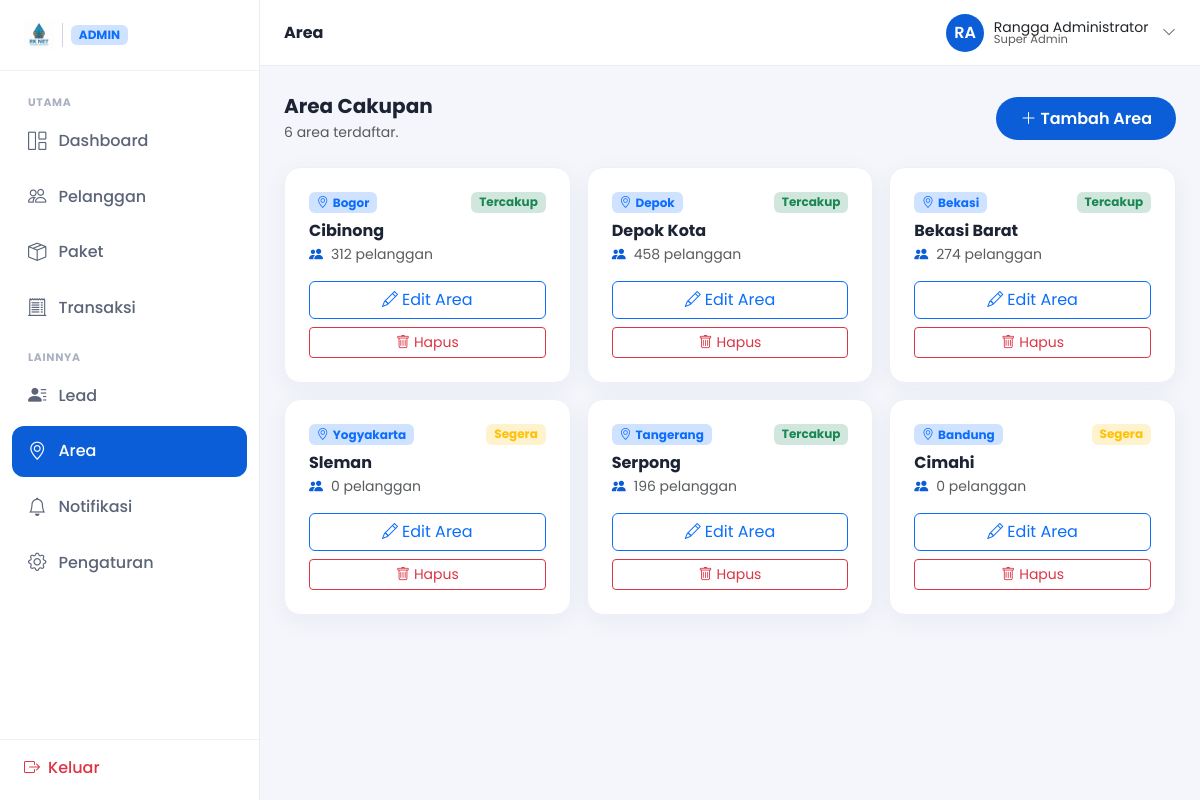
/admin/area.php (signed in), run on the app's committed database.
### tables this page shows
CREATE TABLE area (
    id               INT AUTO_INCREMENT PRIMARY KEY,
    nama             VARCHAR(100) NOT NULL,
    kota             VARCHAR(100) NOT NULL,
    status           VARCHAR(20)  NOT NULL DEFAULT 'tercakup',
    jumlah_pelanggan INT          NOT NULL DEFAULT 0
);

### auth.php (called while the page is built, shortened)
<?php
function idAdminSaatIni(): ?int
{
    return isset($_SESSION['admin_id']) ? (int) $_SESSION['admin_id'] : null;
}

### db.php (called while the page is built, shortened)
<?php
function db(): mysqli
{
    static $db = null;
    if ($db !== null) return $db;
    try {
        $db = new mysqli(DB_HOST, DB_USER, DB_PASS, DB_NAME, DB_PORT);
        $db->set_charset('utf8mb4');
    } catch (mysqli_sql_exception $e) {
        pesanErrorDb('Koneksi database gagal.',
            'Pastikan MySQL berjalan di port ' . DB_PORT . ' dan database <code>' . DB_NAME . '</code> sudah dibuat.');
    }
    return $db;
}
function stmtSiap(string $sql, array $params): mysqli_stmt
{
    $stmt = db()->prepare($sql);
    if ($params) {
        $tipe = '';
        foreach ($params as $p) {
            $tipe .= is_int($p) ? 'i' : (is_float($p) ? 'd' : 's');
        }
        $ref = [$tipe];
        foreach ($params as $i => $v) {
            $ref[] = &$params[$i];
        }
        call_user_func_array([$stmt, 'bind_param'], $ref);
    }
    $stmt->execute();
    return $stmt;
}
function kueri(string $sql, array $params = []): array
{
    return stmtSiap($sql, $params)->get_result()->fetch_all(MYSQLI_ASSOC);
}
function kueriSatu(string $sql, array $params = []): ?array
{
    $baris = stmtSiap($sql, $params)->get_result()->fetch_assoc();
    return $baris ?: null;
}

### admin-config.php (called while the page is built, shortened)
<?php
require_once __DIR__ . '/helpers.php';
require_once __DIR__ . '/db.php';
require_once __DIR__ . '/auth.php';
$admin = kueriSatu("SELECT nama, email, peran FROM admin WHERE id = ?", [idAdminSaatIni()]);
$daftarArea = kueri(
    "SELECT id, nama, kota, status, jumlah_pelanggan AS jumlahPelanggan FROM area ORDER BY id"
);

### helpers.php (called while the page is built, shortened)
<?php
if (!function_exists('badgeStatus')) {
    function badgeStatus(string $status): array
    {
        return match ($status) {
            'lunas'      => ['kelas' => 'bg-success-subtle text-success',     'label' => 'Telah Dibayar'],
            'menunggu'   => ['kelas' => 'bg-warning-subtle text-warning',     'label' => 'Menunggu Pembayaran'],
            'aktif'      => ['kelas' => 'bg-success-subtle text-success',     'label' => 'Aktif'],
            'nonaktif'   => ['kelas' => 'bg-secondary-subtle text-secondary', 'label' => 'Nonaktif'],
            'baru'       => ['kelas' => 'bg-info-subtle text-info',           'label' => 'Baru'],
            'dihubungi'  => ['kelas' => 'bg-primary-subtle text-primary',     'label' => 'Dihubungi'],
            'terjadwal'  => ['kelas' => 'bg-warning-subtle text-warning',     'label' => 'Terjadwal'],
            'selesai'    => ['kelas' => 'bg-success-subtle text-success',     'label' => 'Selesai'],
            'batal'      => ['kelas' => 'bg-secondary-subtle text-secondary', 'label' => 'Batal'],
            'tercakup'   => ['kelas' => 'bg-success-subtle text-success',     'label' => 'Tercakup'],
            'segera'     => ['kelas' => 'bg-warning-subtle text-warning',     'label' => 'Segera'],
            'terkirim'   => ['kelas' => 'bg-success-subtle text-success',     'label' => 'Terkirim'],
            'draft'      => ['kelas' => 'bg-secondary-subtle text-secondary', 'label' => 'Draft'],
            default      => ['kelas' => 'bg-secondary-subtle text-secondary', 'label' => ucfirst($status)],
        };
    }
}

### admin/area.php (the view, shortened to what this page needs)
<?php
require __DIR__ . '/../admin-config.php';
$judulHalaman = 'Area';
$menuAktif = 'area';
?>
<!DOCTYPE html>
<html lang="id">
<?php include __DIR__ . '/partials/shell-head.php'; ?>
<?php include __DIR__ . '/partials/shell-open.php'; ?>
  <div class="d-flex flex-wrap gap-2 align-items-center justify-content-between mb-4">
    <div>
      <h5 class="fw-700 mb-1">Area Cakupan</h5>
      <p class="text-muted small mb-0"><?= count($daftarArea) ?> area terdaftar.</p>
    </div>
    <button class="btn btn-rk" type="button" data-bs-toggle="modal" data-bs-target="#modalEditArea"
      data-mode="tambah"><i class="bi bi-plus-lg me-1"></i>Tambah Area</button>
  </div>
  <div class="row g-3">
    <?php foreach ($daftarArea as $a): $b = badgeStatus($a['status']); ?>
    <div class="col-md-6 col-xl-4">
      <div class="kartu kartu-pad h-100">
        <div class="d-flex justify-content-between align-items-start mb-2">
          <span class="badge bg-primary-subtle text-primary"><i class="bi bi-geo-alt me-1"></i><?= htmlspecialchars($a['kota']) ?></span>
          <span class="badge <?= $b['kelas'] ?>"><?= $b['label'] ?></span>
        </div>
        <h6 class="fw-700 mb-1"><?= htmlspecialchars($a['nama']) ?></h6>
        <div class="d-flex align-items-center gap-2 text-muted small mb-3">
          <i class="bi bi-people-fill text-rk"></i> <?= number_format($a['jumlahPelanggan'], 0, ',', '.') ?> pelanggan
        </div>
        <button type="button" class="btn btn-outline-primary w-100 btn-edit-area"
          data-mode="edit"
          data-id="<?= $a['id'] ?>"
          data-nama="<?= htmlspecialchars($a['nama']) ?>"
          data-kota="<?= htmlspecialchars($a['kota']) ?>"
          data-status="<?= htmlspecialchars($a['status']) ?>"
          data-bs-toggle="modal" data-bs-target="#modalEditArea">
          <i class="bi bi-pencil me-1"></i>Edit Area
        </button>
        <form method="post" action="aksi-area.php" class="mt-2" onsubmit="return confirm('Hapus area ini?')">
          <button type="submit" class="btn btn-outline-danger btn-sm w-100"><i class="bi bi-trash me-1"></i>Hapus</button>
        </form>
      </div>
    </div>
    <?php endforeach; ?>
  </div>
<?php include __DIR__ . '/partials/shell-close.php'; ?>

### admin/partials/shell-head.php (shortened to what this page needs)
<head>
    <link href="https://cdn.jsdelivr.net/npm/bootstrap@5.3.3/dist/css/bootstrap.min.css" rel="stylesheet">
    <link href="https://cdn.jsdelivr.net/npm/bootstrap-icons@1.11.3/font/bootstrap-icons.min.css" rel="stylesheet">
    <link href="../assets/css/style.css?v=6" rel="stylesheet">
    <link href="../assets/css/portal.css?v=6" rel="stylesheet">
</head>

### admin/partials/shell-open.php (shortened to what this page needs)
<body class="portal">
<div class="portal-wrap">
  <?php include __DIR__ . '/sidebar.php'; ?>
  <div class="portal-main">
    <?php include __DIR__ . '/topbar.php'; ?>
    <div class="portal-content">

### admin/partials/sidebar.php (shortened to what this page needs)
<?php
$menuAktif = $menuAktif ?? '';
$menuAdmin = [
    'UTAMA' => [
        'dashboard' => ['Dashboard', 'bi-grid-1x2',      'dashboard.php'],
        'pelanggan' => ['Pelanggan', 'bi-people',        'pelanggan.php'],
        'paket'     => ['Paket',     'bi-box-seam',       'paket.php'],
        'transaksi' => ['Transaksi', 'bi-receipt-cutoff', 'transaksi.php'],
    ],
    'LAINNYA' => [
        'lead'       => ['Lead',       'bi-person-lines-fill', 'lead.php'],
        'area'       => ['Area',       'bi-geo-alt',           'area.php'],
        'notifikasi' => ['Notifikasi', 'bi-bell',              'notifikasi.php'],
        'pengaturan' => ['Pengaturan', 'bi-gear',              'pengaturan.php'],
    ],
];
?>
<aside class="portal-sidebar" id="portalSidebar">
  <div class="portal-brand">
    <img src="../assets/img/rknet.jpeg" alt="RKnet">
    <span class="badge bg-primary-subtle text-primary fw-600">ADMIN</span>
  </div>
  <ul class="portal-nav">
    <?php foreach ($menuAdmin as $grup => $items): ?>
      <li class="portal-nav-label"><?= htmlspecialchars($grup) ?></li>
      <?php foreach ($items as $kunci => $menu): ?>
        <li>
          <a href="<?= $menu[2] ?>" class="<?= $menuAktif === $kunci ? 'aktif' : '' ?>">
            <i class="bi <?= $menu[1] ?>"></i> <span><?= htmlspecialchars($menu[0]) ?></span>
          </a>
        </li>
      <?php endforeach; ?>
    <?php endforeach; ?>
  </ul>
  <div class="portal-sidebar-foot">
    <a href="logout.php" class="d-flex align-items-center gap-2 text-decoration-none text-danger fw-500">
      <i class="bi bi-box-arrow-right"></i> Keluar
    </a>
  </div>
</aside>

### admin/partials/topbar.php (shortened to what this page needs)
<?php
$inisial = '';
foreach (explode(' ', trim($admin['nama'])) as $kata) {
    if ($kata !== '') $inisial .= mb_substr($kata, 0, 1);
}
$inisial = mb_strtoupper(mb_substr($inisial, 0, 2));
?>
<header class="portal-topbar">
  <div class="kiri">
    <h6 class="mb-0 fw-700"><?= htmlspecialchars($judulHalaman ?? 'Admin') ?></h6>
  </div>
  <div class="kanan">
    <div class="dropdown">
      <button class="topbar-user btn p-0 border-0 bg-transparent" data-bs-toggle="dropdown" aria-expanded="false">
        <span class="ava"><?= htmlspecialchars($inisial) ?></span>
        <span class="d-none d-sm-flex flex-column text-start lh-1">
          <span class="fw-600 small"><?= htmlspecialchars($admin['nama']) ?></span>
          <span class="text-muted" style="font-size:.72rem"><?= htmlspecialchars($admin['peran']) ?></span>
        </span>
        <i class="bi bi-chevron-down small text-muted ms-1"></i>
      </button>
    </div>
  </div>
</header>

### admin/partials/shell-close.php (shortened to what this page needs)
    </div>
  </div>
</div>
</body>
</html>

### assets/css/style.css (style rules this page uses)
:root { --rk-blue:#0B5ED7; --rk-blue-dark:#06256E; --rk-blue-soft:#E8F0FE; --rk-cyan:#36C5F0; }
* { scroll-behavior:smooth }
body { font-family:'Poppins',system-ui,sans-serif;color:#1c2434 }
.btn-rk { background:var(--rk-blue);color:#fff;border-radius:50rem;padding:.6rem 1.5rem;font-weight:600;border:0;transition:.2s }
.text-rk { color:var(--rk-blue) }
.fw-500 { font-weight:500 }
.fw-700 { font-weight:700 }

### assets/css/portal.css (style rules this page uses)
body.portal { background:#f4f6fb;font-family:'Poppins',system-ui,sans-serif;color:#1c2434 }
.portal-wrap { display:flex;min-height:100vh }
.portal-sidebar { width:260px;flex-shrink:0;background:#fff;border-right:1px solid #eaecf3; display:flex;flex-direction:column;padding:1.25rem 0; position:sticky;top:0;height:100vh }
.portal-brand { padding:0 1.5rem 1.25rem;display:flex;align-items:center;gap:.5rem;border-bottom:1px solid #f0f2f7 }
.portal-brand img { height:30px }
.portal-nav { list-style:none;margin:1rem 0 0;padding:0 .75rem;flex:1 }
.portal-nav a { display:flex;align-items:center;gap:.75rem;padding:.75rem 1rem;margin-bottom:.25rem; border-radius:.75rem;color:#5b6478;text-decoration:none;font-weight:500;transition:.18s }
.portal-nav a i { font-size:1.15rem }
.portal-nav a.aktif { background:var(--rk-blue);color:#fff }
.portal-nav-label { list-style:none;padding:.5rem 1rem .25rem;margin-top:.5rem; font-size:.68rem;font-weight:700;letter-spacing:.06em;text-transform:uppercase;color:#aab1c2 }
.portal-nav-label:first-child { margin-top:0 }
.portal-sidebar-foot { padding:1rem 1.5rem 0;border-top:1px solid #f0f2f7 }
.portal-main { flex:1;min-width:0;display:flex;flex-direction:column }
.portal-topbar { background:#fff;border-bottom:1px solid #eaecf3;padding:.85rem 1.5rem; display:flex;align-items:center;justify-content:space-between;position:sticky;top:0;z-index:1020 }
.portal-topbar .kiri { display:flex;align-items:center;gap:.75rem }
.portal-topbar .kanan { display:flex;align-items:center;gap:.5rem }
.topbar-user { display:flex;align-items:center;gap:.6rem;padding:.25rem .35rem .25rem .85rem }
.topbar-user .ava { width:38px;height:38px;border-radius:50%;background:var(--rk-blue);color:#fff;display:flex;align-items:center;justify-content:center;font-weight:600 }
.portal-content { padding:1.75rem 1.5rem;flex:1 }
.kartu { background:#fff;border:1px solid #eef0f6;border-radius:1rem;box-shadow:0 6px 24px rgba(6,37,110,.05) }
.kartu-pad { padding:1.5rem }

### data on the page
area: kota "Bogor", status "Tercakup", nama "Cibinong", jumlah_pelanggan "312"
area: kota "Depok", status "Tercakup", nama "Depok Kota", jumlah_pelanggan "458"
area: kota "Bekasi", status "Tercakup", nama "Bekasi Barat", jumlah_pelanggan "274"
area: kota "Yogyakarta", status "Segera", nama "Sleman", jumlah_pelanggan "0"
area: kota "Tangerang", status "Tercakup", nama "Serpong", jumlah_pelanggan "196"
area: kota "Bandung", status "Segera", nama "Cimahi", jumlah_pelanggan "0"

### other printed values
$grup "UTAMA"
$menu[0] "Dashboard"
$menu[0] "Pelanggan"
$menu[0] "Paket"
$menu[0] "Transaksi"
$grup "LAINNYA"
$menu[0] "Lead"
$menu[0] "Area"
$menu[0] "Notifikasi"
$menu[0] "Pengaturan"
$judulHalaman "Area"
$inisial "RA"
$admin['nama'] "Rangga Administrator"
$admin['peran'] "Super Admin"
count($daftarArea) "6"
